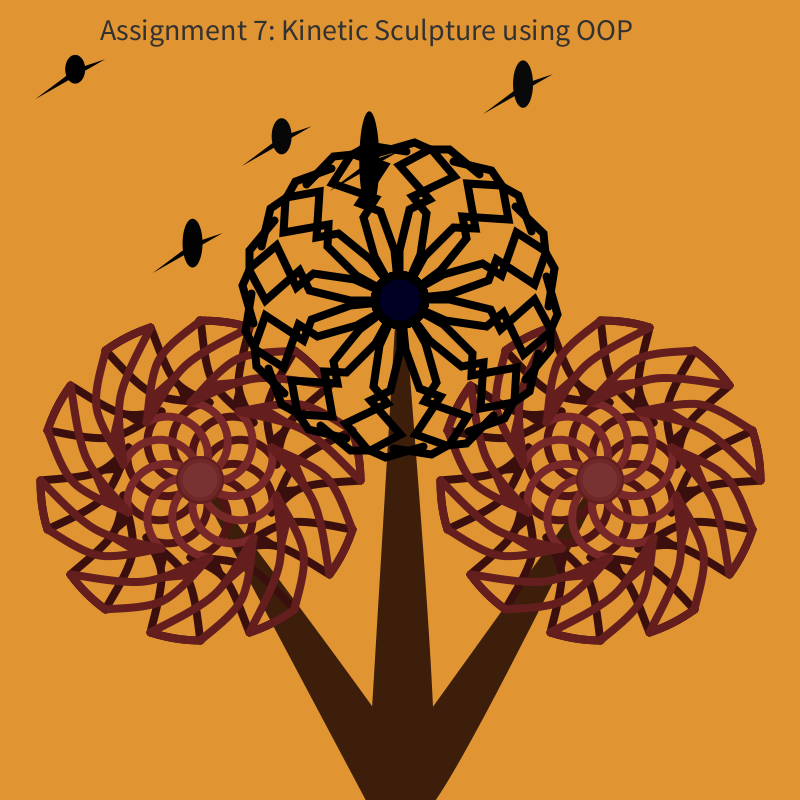
Frame 1 (no input)
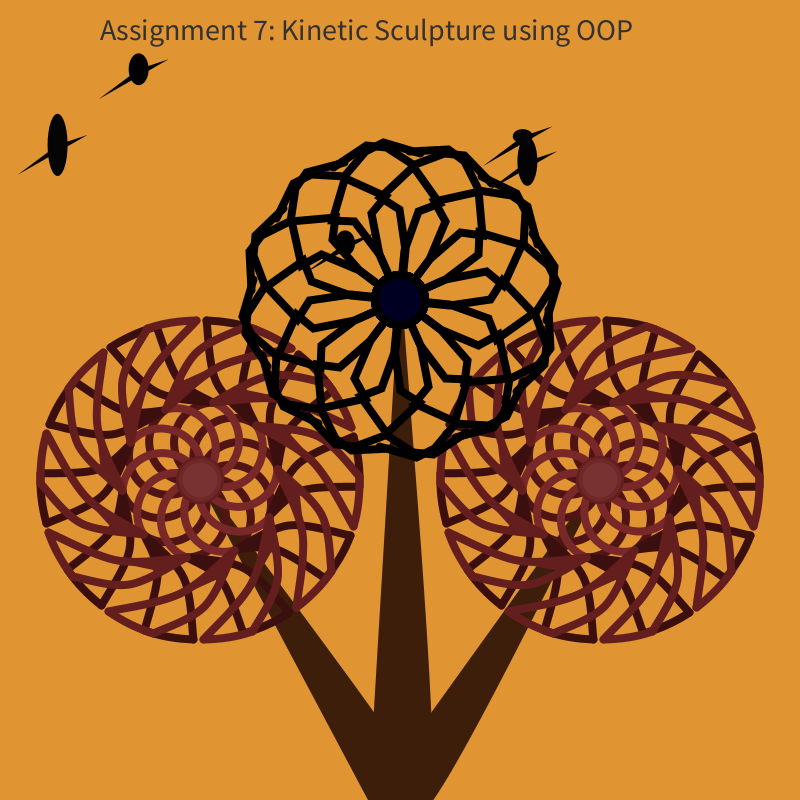
Frame 60 (the mouse pressed at the canvas centre just before this capture)
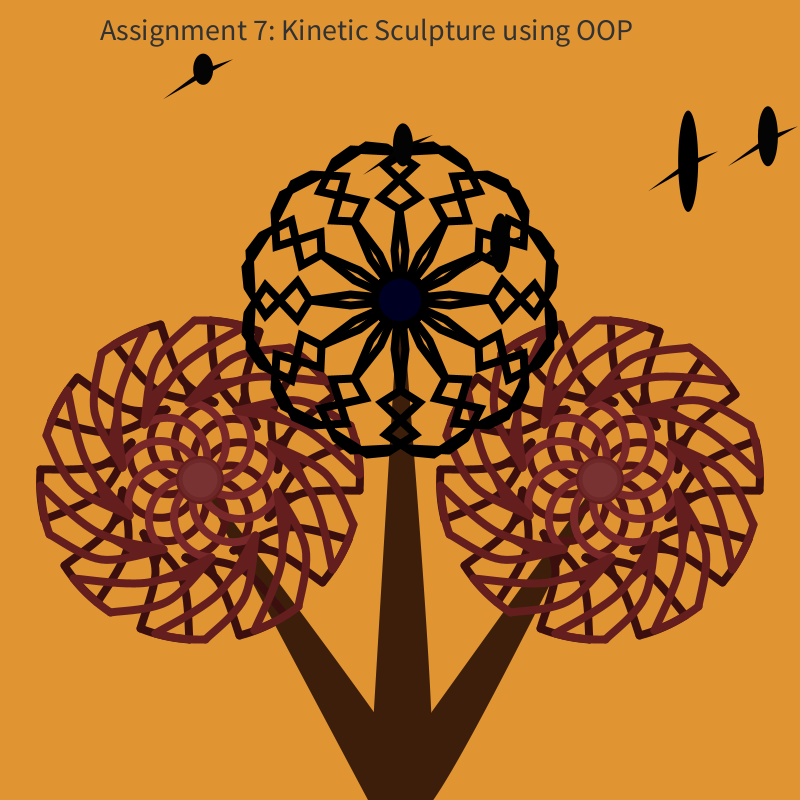
Frame 120 (the mouse held since frame 60 and released just before this capture)

The Processing sketch that drew these frames (run headless with seeded random() and noise(); from frame 60 on, the mouse is pressed at the canvas centre):

// Processing sketch: OOP_Kinetic_sculpture
// ── OOP_Kinetic_sculpture.pde
// Assignment 7: Kinetic Sculpture using OOP's
// Submitted By Ireti Fasere, Jack Nelson and Hari Narayan Sanadhya

//Marigold Constructor Parameters
// frontRotationSpeed is the angular speed of rotation of the front portion of the sculpture
float frontRotationSpeed = 0.005;
// backRotationSpeed is the angular speed of rotation of the front portion of the sculpture
float backRotationSpeed = -0.01;
// startFrontAngle is the angle w.r.t. the x-axis where the first middle circular spoke of the front side should be created
float startFrontAngle = 0;
// startFrontAngle is the angle w.r.t. the x-axis where the first middle circular spoke of the back side should be created
float startBackAngle = 0;
// innerArcRadius is the radius of the middle circular spikes, the circle of the middle circular spikes passes through the center of the figure
float innerArcRadius = 40;
// maxArcRadius is the Maximum value of the radius of the middle circular spike
float maxArcRadius = innerArcRadius *1.1;
// minArcRadius is the Minimum value of the radius of the middle circular spike
float minArcRadius = innerArcRadius * 0.9;
// numberSides defines the number of the middle circular spokes to be used to create the Marigold Structure
int numberSides = 10;
// widthOfSpikes is the width of the wooden blocks used to create the Marigold
int widthOfSpikes = 8;


float time; // in seconds

//Class objects for the 3 kinetic sculptures
Bird[] birds = new Bird[5]; //numbers of birds
Marigold obj1, obj2;
ZinniaKinetic zinniaKinetic;

void setup() {
  size(800, 800);
  time = 0;
  
  // Initialize zinnia/zinniaKinetic objects
  pushMatrix();
  Zinnia zinnia = new Zinnia(new PVector(width/2, height/2-height/8)); //constructing Zinnia(PVector loc)
  zinniaKinetic = new ZinniaKinetic(zinnia); //constructing ZinniaKinetic(Zinnia zinnia)
  popMatrix();
  
  // Initialize Marigold objects
  ellipseMode(RADIUS);
  noFill();
  obj1 = new Marigold(int(width/4), int(3*height/5), innerArcRadius, numberSides, widthOfSpikes, color(120, 50, 50), color(120, 40, 40), color(100, 30, 30), color(80, 20, 20), color(60, 15, 15));
  obj2 = new Marigold(int(3*width/4), int(3* height/5), innerArcRadius, numberSides, widthOfSpikes, color(120, 50, 50), color(120, 40, 40), color(100, 30, 30), color(80, 20, 20), color(60, 15, 15));
  
  // Initialize bird objects with a random location on the sketch
  for (int i = 0; i < birds.length; i++ ) {
    birds[i] = new Bird(random(width), random(height/3)+15, random(1, 6));
  }
}


void draw() {
  background(#e09432);

  noStroke();

  // create tree structure
  createTree();

  time += 0.016667; // increment time (assumed 60 frames/sec)

  // Create the Marigold structure
  obj1.drawMarigold(startFrontAngle, startBackAngle);
  obj2.drawMarigold(startFrontAngle, startBackAngle);
  
  // Create the Zinnia structure
  zinniaKinetic.rotation(time);

  // adjust the startFrontAngle so that the front side has a movement effect
  startFrontAngle +=frontRotationSpeed;
  if (startFrontAngle > TWO_PI)
    startFrontAngle -= TWO_PI;

  // adjust the startBackAngle so that the front side has a movement effect
  startBackAngle +=backRotationSpeed;
  if (startBackAngle > TWO_PI)
    startBackAngle -= TWO_PI;

  // Create Bird structures
  for (int i = 0; i < birds.length; i++ ) {
    birds[i].drive(random(height/3)+15);
  }

  // Add label to the sketch
  textSize(30);
  fill(50);
  text("Assignment 7: Kinetic Sculpture using OOP", int(width/8), 40);
  //popMatrix();
}
// ── FlockingBird.pde
// Class Bird: to create the bird structure on the sketch
// x,y are the coordinates of bird position on the sketch
// xspeed is the horizontal speed of the bird i.e. flocking speed
class Bird {        
  float x;
  float y;
  float xspeed;     

  // Constructor to create the Bird object
  // tempx,tempy are the initial coordinates of bird position on the sketch
  // xspeed is the horizontal speed of the bird i.e. flocking speed
  Bird(float tempx, float tempy, float tempspeed) { 
    x = tempx;   
    y = tempy;
    xspeed = tempspeed;
  }

  // display function create the Bird structure on the sketch
  void display() {
    noStroke();
    fill(random(10));
    ellipse(x, y, 10, random(60));
    triangle(x, y, x+30, y-10, x-40, y+30);
  }

  // drive function adds movement to the bird structure by changing the coordinates
  // newYPos defines the new vertical re-entry position of the bird once it reaches the vertical end of the sketch
  void drive(float newYPos) {             
    x = x + xspeed;
    if (x > width) {
      x = 0;
      y = newYPos;
    }
    display();
  }
}
// ── Marigold.pde
class Marigold {
  private color centerColor, frontOuterColor, frontInnerColor, backOuterColor, backInnerColor, centerEdge;
  private int centerX;
  private int centerY;
  private float radiusInner;
  private int sides;
  private float strokeWt;

  // No Argument Constructor
  Marigold() {
    centerColor = 0;
    frontOuterColor = 0;
    frontInnerColor = 0;
    backOuterColor = 0;
    backInnerColor = 0;
    centerEdge = 0;
    sides = 10;
    strokeWt = 8;
    radiusInner = 40;
    centerX = width/2;
    centerY = height/2;
  }

  // Overloaded constructor to create default Marigold at specific coordinates
  Marigold(int x, int y) {
    centerColor = 0;
    frontOuterColor = 0;
    frontInnerColor = 0;
    backOuterColor = 0;
    backInnerColor = 0;
    centerEdge = 0;
    sides = 10;
    strokeWt = 8;
    radiusInner = 40;
    centerX = x;
    centerY = y;
  }

  // Overloaded constructor to create custom Marigold 
  Marigold(int centerX, int centerY, float radiusInner, int sides, float strokeWt, color... colors) {
    switch(colors.length) {
    case 1: 
      centerColor = colors[0];
      frontOuterColor = colors[0];
      frontInnerColor = colors[0];
      backOuterColor = colors[0];
      backInnerColor = colors[0];
      break;
    case 2: 
      centerColor = colors[0];
      frontOuterColor = colors[1];
      frontInnerColor = colors[1];
      backOuterColor = colors[1];
      backInnerColor = colors[1];
      break;
    case 3: 
      centerColor = colors[0];
      frontOuterColor = colors[2];
      frontInnerColor = colors[1];
      backOuterColor = colors[2];
      backInnerColor = colors[1];
      break;
    case 4: 
      centerColor = colors[0];
      frontOuterColor = colors[2];
      frontInnerColor = colors[1];
      backOuterColor = colors[3];
      backInnerColor = colors[3];
      break;
    case 5: 
      centerColor = colors[0];
      frontOuterColor = colors[2];
      frontInnerColor = colors[1];
      backOuterColor = colors[4];
      backInnerColor = colors[3];
      break;
    default:
      centerColor = 0;
      frontOuterColor = 0;
      frontInnerColor = 0;
      backOuterColor = 0;
      backInnerColor = 0;
    }
    this.sides = sides;
    this.strokeWt = strokeWt;
    this.radiusInner = radiusInner;
    this.centerX = centerX;
    this.centerY = centerY;
  }

  void drawMarigold(float thetaFront, float thetaBack) {
    noFill();
    strokeWeight(strokeWt);

    // Create in back portion
    createArcs(false, thetaBack);

    // Create the front portion
    createArcs(true, thetaFront);

    // Create the central region of the Kinetic Sculpture
    noStroke();
    centerEdge = color(abs(red(centerColor)-20), abs(green(centerColor)-20), abs(blue(centerColor)-20));
    fill(centerEdge);
    ellipse(centerX, centerY, 0.6*radiusInner, 0.6*radiusInner);
    strokeWeight(radiusInner*0.1);
    stroke(color(abs(red(centerColor)-10), abs(green(centerColor)-10), abs(blue(centerColor)-10)));
    fill(centerColor);
    ellipse(centerX, centerY, 0.6 * radiusInner * 0.8, 0.6 * radiusInner * 0.8);
  }

  private void createArcs(boolean isFront, float theta) {
    noFill();
    // rotAmount is the distance between 2 middle circular spikes
    float rotAmount = TWO_PI/sides;
    float x=centerX, y=centerY;
    // x2, y2 is the center of the circles used for creating the middle circular spikes
    // (x3, y3) is the coordinate of the point on the middle circular spike thats connected with the outer arcs along the circumference
    // (x4, y4) and (x5, y5) are the coordinates on the outer circumference that connected with the middle circular spike
    // (x6, y6) and (x7,y7) will be used to have the extra filled material around the portion connecting the middle circular spikes with the outer circular spikes
    float x2=0, y2=0, x3=0, y3=0, x4=0, y4=0, x5=0, y5=0, x6=0, y6=0, x7=0, y7=0;
    // interval is the angular width of the outer arc
    float interval = TWO_PI / 20;
    float radiusOuterArc_1 =  radiusInner/2.25;
    float radiusOuterArc_2 = radiusInner/2.5;
    noFill();
    for (int i=0; i<sides; i++) 
    {

      // Create the acrs along the outer circumference
      if (isFront) {
        stroke(frontOuterColor);
        arc(x, y, 4*radiusInner, 4*radiusInner, theta + 3* interval, theta + 4* interval);
        x4 = x + cos(theta + 3 * interval)* (4*radiusInner);
        y4 = y + sin(theta + 3 * interval)* (4*radiusInner);
        x5 = x + cos(theta + 4 * interval)* (4*radiusInner);
        y5 = y + sin(theta + 4 * interval)* (4*radiusInner);
      } else {
        stroke(backOuterColor);
        arc(x, y, 4*radiusInner, 4*radiusInner, (theta - 3 * interval), ( theta -2 * interval));
        x4 = x + cos((theta - 3 * interval))* (4*radiusInner);
        y4 = y + sin((theta - 3 * interval))* (4*radiusInner);
        x5 = x + cos((theta - 2 * interval))* (4*radiusInner);
        y5 = y + sin((theta - 2 * interval))* (4*radiusInner);
      }

      x2 = x + cos(theta)*radiusInner;
      y2 = y + sin(theta)*radiusInner;



      // Create the middle portion of the kinetic sculpture - circular spikes around the center
      if (isFront) {
        stroke(frontInnerColor);
        arc(x2, y2, radiusInner, radiusInner, theta + 0.125 * PI, theta + PI );
        x3 = x2 + cos(theta + 0.125 * PI)* (radiusInner);
        y3 = y2 + sin(theta + 0.125 * PI)* (radiusInner);
        stroke(frontOuterColor);
      } else {
        stroke(backInnerColor);
        arc(x2, y2, radiusInner, radiusInner, theta + PI, theta + 1.875 * PI );
        x3 = x2 + cos(theta + 1.875 * PI )* (radiusInner);
        y3 = y2 + sin(theta + 1.875 * PI )* (radiusInner);
        stroke(backOuterColor);
      }

      // Create the two arcs joining the middle portion to the arcs created along the circumference
      // Arc 1

      beginShape();
      curveVertex(x3, y3);
      curveVertex(x3, y3);
      if (isFront)
        curveVertex((x3+x4)/2+radiusOuterArc_1*cos(theta), (y3+y4)/2 +radiusOuterArc_1*sin(theta));
      else
        curveVertex((x3+x4)/2-radiusOuterArc_1*cos(theta), (y3+y4)/2 -radiusOuterArc_1*sin(theta));
      curveVertex(x4, y4);
      curveVertex(x4, y4);
      endShape();
      //Arc 2
      beginShape();
      curveVertex(x3, y3);
      curveVertex(x3, y3);
      if (isFront)
        curveVertex((x3+x5)/2+radiusOuterArc_2*cos(theta), (y3+y5)/2 +radiusOuterArc_2*sin(theta));
      else
        curveVertex((x3+x5)/2-radiusOuterArc_2*cos(theta), (y3+y5)/2 -radiusOuterArc_2*sin(theta));
      curveVertex(x5, y5);
      curveVertex(x5, y5);
      endShape();

      // Create the additional material filling around the portion joining the middle and outer region
      if (isFront) {
        x6 = (x3+ (x3+x4)/2+radiusOuterArc_1*cos(theta))/2;
        y6 = (y3+ (y3+y4)/2 +radiusOuterArc_1*sin(theta))/2;
        x7 =  (x3+x5)/2+radiusOuterArc_1*cos(theta);
        y7 =  (y3+y5)/2 +radiusOuterArc_1*sin(theta);
        fill(frontOuterColor);
        stroke(frontOuterColor);
      } else {
        x6 = (x3+ (x3+x4)/2 -radiusOuterArc_1*cos(theta))/2;
        y6 = (y3+ (y3+y4)/2 -radiusOuterArc_1*sin(theta))/2;
        x7 =  (x3+x5)/2 - radiusOuterArc_1*cos(theta);
        y7 =  (y3+y5)/2 - radiusOuterArc_1*sin(theta);
        fill(backOuterColor);
        stroke(backOuterColor);
      }
      strokeCap(ROUND);
      noStroke();

      triangle(x3, y3, x6, y6, x7, y7);

      line(x3, y3, x6, y6);
      theta += rotAmount;
      noFill();
    }
  }
}
// ── TreeStruct.pde
void createTree(){
  
  stroke(60, 30, 10);
  fill(60, 30, 10);
  
  // Main Stem joining bottom to center of Zinnia structure
  beginShape();
  curveVertex(width/2-30, height);
  curveVertex(width/2-30, height);
  curveVertex(width/2+30, height);
  curveVertex(width/2, height/2-height/8);
  curveVertex(width/2, height/2-height/8);
  endShape(CLOSE);
  
  // Stem joining bottom center to the left Marigold
  beginShape();
  curveVertex(width/2-30, height);
  curveVertex(width/2-30, height);
  curveVertex(width/2+30, height);
  curveVertex(int(width/4), int(3*height/5));
  curveVertex(int(width/4), int(3*height/5));
  endShape(CLOSE);
  
  // Stem joining bottom center to the right Marigold
  beginShape();
  curveVertex(width/2-30, height);
  curveVertex(width/2-30, height);
  curveVertex(width/2+30, height);
  curveVertex(int(3*width/4), int(3* height/5));
  curveVertex(int(3*width/4), int(3* height/5));
  endShape(CLOSE);
}
// ── Zinnia.pde
class Zinnia {  
  //FIELDS
  //Zinnia blade shape
  PShape zinniaBlade;

  //Structure placement
  PVector loc = new PVector(0, 0);

  //Optional aesthetic inputs 
  PVector scl = new PVector(1, 1);  // size of structure
  int sides = 12; // number of sides in structure
  int strokeWt = 8; // line thickness for side
  color zColor = color(0, 0, 0); // structure color

  //CSTRS
  Zinnia() {
    this.zinniaBlade = zinniaBlade(scl, strokeWt, zColor);
  }

  Zinnia(PVector loc) {
    this.loc = loc;

    this.zinniaBlade = zinniaBlade(scl, strokeWt, zColor);
  }

  Zinnia(PVector loc, PVector scl, int sides, int strokeWt, color zColor) {
    this.loc = loc;
    this.scl = scl;
    this.sides = sides;
    this.strokeWt = strokeWt;
    this.zColor = zColor;

    this.zinniaBlade = zinniaBlade(scl, strokeWt, zColor);
  }

  PShape zinniaBlade(PVector scl, int strokeWt, color zColor) {
    noFill();
    strokeWeight(strokeWt);
    stroke(zColor);


    pushMatrix();
    scale(scl.x, scl.y);

    //creating zinniaBlade shape
    PShape zinniaBlade = createShape();
    zinniaBlade.beginShape();
    zinniaBlade.vertex(0, 30);
    zinniaBlade.bezierVertex(0, 50, -10, 90, -30, 100);
    zinniaBlade.vertex(0, 135);
    zinniaBlade.bezierVertex(-30, 150, -50, 150, -80, 125);
    zinniaBlade.endShape();
    
    //creating shape with zinniaBlade and center
    PShape zinnia = createShape(GROUP);
    zinnia.addChild(zinniaBlade);
    if (zColor<220)
      fill(zColor+35);
    zinnia.addChild(createShape(ELLIPSE, 0, 0, 50, 50));
    
    noFill();
    popMatrix(); 

    return zinnia;
  }

  void display(float thetaClockwise, float thetaCounterclockwise) {  
    //drawing zinnia half
    pushMatrix();
    translate(loc.x, loc.y);
    rotate(thetaClockwise);

    for (int i = 0; i < sides; i++) {
      shape(zinniaBlade, 0, 0);
      rotate(TWO_PI/sides);
    }
    popMatrix();

    //drawing opposite rotating zinnia half
    pushMatrix();
    translate(loc.x, loc.y);
    scale(-1, 1);
    rotate(thetaCounterclockwise);

    for (int i = 0; i < sides; i++) {
      shape(zinniaBlade, 0, 0);
      rotate(TWO_PI/sides);
    }
    popMatrix();
  }
}
// ── ZinniaKinetic.pde
class ZinniaKinetic{
  //FIELDS
  Zinnia zinnia;
  
  //Optional animation inputs
  float angularSpeed = 0.0174533*30; // 30 degrees/epoch ( deg(0.0174533) = 1 )
  float decay = 0.2; // displacement dampening
  float delay = PI/8; // delay between spinning 
  float displacementClockwise = 2*TWO_PI; // revolutions per oscillation
  float displacementCounterclockwise = 2*TWO_PI; // revolutions per oscillation
    
  //CSTRS
  ZinniaKinetic(){
  }
  
  ZinniaKinetic(Zinnia zinnia){
    this.zinnia = zinnia;
  }
  
  ZinniaKinetic(Zinnia zinnia, float angularSpeed, float decay, float delay, float displacementClockwise, float displacementCounterclockwise){    
    this.zinnia = zinnia;
    this.angularSpeed = angularSpeed;
    this.decay = decay;
    this.delay = delay;
    this.displacementClockwise = displacementClockwise;
    this.displacementCounterclockwise = displacementCounterclockwise;
  }
  
  void rotation(float time){
    float thetaClockwise;
    float thetaCounterclockwise;
    thetaClockwise = displacementClockwise*cos(angularSpeed*time/2);
    thetaCounterclockwise = displacementCounterclockwise*cos(angularSpeed*time/2 - delay);
    
    zinnia.display(thetaClockwise, thetaCounterclockwise);
    damping(time);
  }
  
  void damping(float time){
    //damping displacement with each oscillation
    if (displacementClockwise*cos(angularSpeed*time/2 - delay) == 0){
      displacementClockwise *= decay;
    }
    //damping displacement with each oscillation
    if (displacementCounterclockwise*cos(angularSpeed*time/2 - delay) == 0){
      displacementCounterclockwise *= decay;
    }    
  }
}
